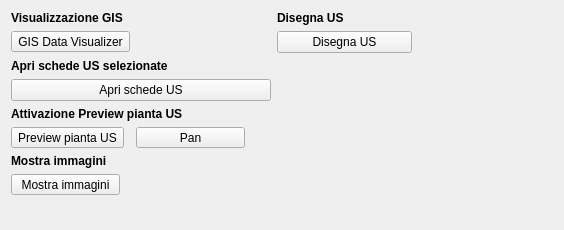
             <widget class="QWidget" name="page_2">
              <property name="geometry">
               <rect>
                <x>0</x>
                <y>0</y>
                <width>564</width>
                <height>230</height>
               </rect>
              </property>
              <attribute name="label">
               <string>Funzioni di controllo</string>
              </attribute>
              <layout class="QGridLayout" name="gridLayout_21">
               <item row="0" column="0" colspan="2">
                <widget class="QLabel" name="label_38">
                 <property name="font">
                  <font>
                   <weight>75</weight>
                   <bold>true</bold>
                  </font>
                 </property>
                 <property name="text">
                  <string>Visualizzazione GIS</string>
                 </property>
                </widget>
               </item>
               <item row="0" column="2" colspan="2">
                <widget class="QLabel" name="label_46">
                 <property name="font">
                  <font>
                   <weight>75</weight>
                   <bold>true</bold>
                  </font>
                 </property>
                 <property name="text">
                  <string>Disegna US</string>
                 </property>
                </widget>
               </item>
               <item row="1" column="0">
                <widget class="QToolButton" name="toolButtonGis">
                 <property name="minimumSize">
                  <size>
                   <width>109</width>
                   <height>0</height>
                  </size>
                 </property>
                 <property name="toolTip">
                  <string/>
                 </property>
                 <property name="text">
                  <string>GIS Data Visualizer</string>
                 </property>
                 <property name="icon">
                  <iconset resource="resources.qrc">
                   <normaloff>:/images/GIS.png</normaloff>:/images/GIS.png</iconset>
                 </property>
                 <property name="shortcut">
                  <string>Ctrl+G</string>
                 </property>
                 <property name="checkable">
                  <bool>true</bool>
                 </property>
                 <property name="checked">
                  <bool>false</bool>
                 </property>
                 <property name="toolButtonStyle">
                  <enum>Qt::ToolButtonTextOnly</enum>
                 </property>
                 <property name="arrowType">
                  <enum>Qt::NoArrow</enum>
                 </property>
                </widget>
               </item>
               <item row="2" column="0" colspan="2">
                <widget class="QLabel" name="label_40">
                 <property name="font">
                  <font>
                   <weight>75</weight>
                   <bold>true</bold>
                  </font>
                 </property>
                 <property name="text">
                  <string>Apri schede US selezionate</string>
                 </property>
                </widget>
               </item>
               <item row="3" column="0" colspan="2">
                <widget class="QPushButton" name="pushButton_showSelectedFeatures">
                 <property name="font">
                  <font>
                   <pointsize>9</pointsize>
                  </font>
                 </property>
                 <property name="toolTip">
                  <string>Show Selcted Features</string>
                 </property>
                 <property name="text">
                  <string>Apri schede US</string>
                 </property>
                 <property name="icon">
                  <iconset resource="resources.qrc">
                   <normaloff>:/images/sheet.png</normaloff>:/images/sheet.png</iconset>
                 </property>
                </widget>
               </item>
               <item row="4" column="0" colspan="3">
                <widget class="QLabel" name="label_39">
                 <property name="font">
                  <font>
                   <weight>75</weight>
                   <bold>true</bold>
                  </font>
                 </property>
                 <property name="text">
                  <string>Attivazione Preview pianta US</string>
                 </property>
                </widget>
               </item>
               <item row="5" column="0">
                <widget class="QToolButton" name="toolButtonPreview">
                 <property name="toolTip">
                  <string/>
                 </property>
                 <property name="text">
                  <string>Preview pianta US</string>
                 </property>
                 <property name="icon">
                  <iconset resource="resources.qrc">
                   <normaloff>:/images/GIS.png</normaloff>:/images/GIS.png</iconset>
                 </property>
                 <property name="shortcut">
                  <string>Ctrl+G</string>
                 </property>
                 <property name="checkable">
                  <bool>true</bool>
                 </property>
                 <property name="checked">
                  <bool>false</bool>
                 </property>
                 <property name="toolButtonStyle">
                  <enum>Qt::ToolButtonTextOnly</enum>
                 </property>
                 <property name="arrowType">
                  <enum>Qt::NoArrow</enum>
                 </property>
                </widget>
               </item>
               <item row="5" column="1" colspan="2">
                <widget class="QToolButton" name="toolButtonPan">
                 <property name="minimumSize">
                  <size>
                   <width>109</width>
                   <height>0</height>
                  </size>
                 </property>
                 <property name="toolTip">
                  <string>Pan tool</string>
                 </property>
                 <property name="text">
                  <string>Pan</string>
                 </property>
                 <property name="icon">
                  <iconset resource="resources.qrc">
                   <normaloff>:/images/mActionPan.png</normaloff>:/images/mActionPan.png</iconset>
                 </property>
                 <property name="shortcut">
                  <string>Ctrl+G</string>
                 </property>
                 <property name="checkable">
                  <bool>true</bool>
                 </property>
                 <property name="checked">
                  <bool>false</bool>
                 </property>
                 <property name="toolButtonStyle">
                  <enum>Qt::ToolButtonTextOnly</enum>
                 </property>
                 <property name="arrowType">
                  <enum>Qt::NoArrow</enum>
                 </property>
                </widget>
               </item>
               <item row="6" column="0" colspan="2">
                <widget class="QLabel" name="label_44">
                 <property name="font">
                  <font>
                   <weight>75</weight>
                   <bold>true</bold>
                  </font>
                 </property>
                 <property name="text">
                  <string>Mostra immagini</string>
                 </property>
                </widget>
               </item>
               <item row="7" column="0">
                <widget class="QToolButton" name="toolButtonPreviewMedia">
                 <property name="minimumSize">
                  <size>
                   <width>109</width>
                   <height>0</height>
                  </size>
                 </property>
                 <property name="text">
                  <string>Mostra immagini</string>
                 </property>
                 <property name="icon">
                  <iconset resource="resources.qrc">
                   <normaloff>:/images/photo.png</normaloff>:/images/photo.png</iconset>
                 </property>
                 <property name="checkable">
                  <bool>true</bool>
                 </property>
                </widget>
               </item>
               <item row="8" column="3">
                <spacer name="verticalSpacer_4">
                 <property name="orientation">
                  <enum>Qt::Vertical</enum>
                 </property>
                 <property name="sizeHint" stdset="0">
                  <size>
                   <width>20</width>
                   <height>201</height>
                  </size>
                 </property>
                </spacer>
               </item>
               <item row="8" column="1">
                <spacer name="verticalSpacer_6">
                 <property name="orientation">
                  <enum>Qt::Vertical</enum>
                 </property>
                 <property name="sizeHint" stdset="0">
                  <size>
                   <width>20</width>
                   <height>40</height>
                  </size>
                 </property>
                </spacer>
               </item>
               <item row="1" column="2">
                <widget class="QPushButton" name="pushButton_showLayer">
                 <property name="font">
                  <font>
                   <pointsize>9</pointsize>
                  </font>
                 </property>
                 <property name="toolTip">
                  <string>Show Selcted Features</string>
                 </property>
                 <property name="text">
                  <string>Disegna US</string>
                 </property>
                 <property name="icon">
                  <iconset resource="resources.qrc">
                   <normaloff>:/images/sheet.png</normaloff>:/images/sheet.png</iconset>
                 </property>
                </widget>
               </item>
              </layout>
             </widget>
